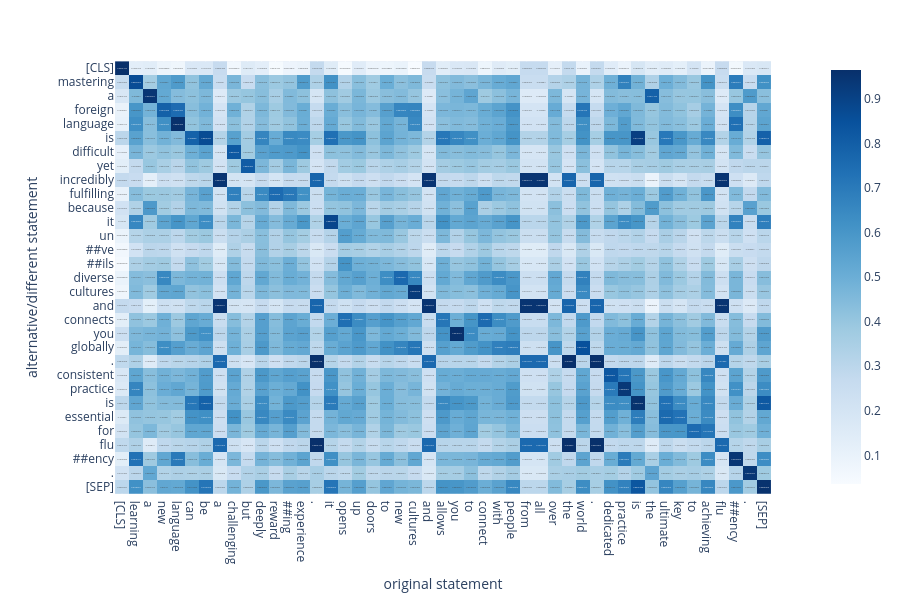

Source (notebook cell):
### Code cell
print(f"Precision: {precision:.4f}")
print(f"Recall: {recall:.4f}")
print(f'F1-Score: {f1_score:.4f}')

PX.displayConfusionMatrix(
    scorer.similarity(statement_similiar_word_count_different_2, statement_similiar_word_count_different_1).to('cpu'), 
    xaxes={'labels': scorer.encode_decode(statement_similiar_word_count_different_1), 'title': 'original statement'}, 
    yaxes={'labels': scorer.encode_decode(statement_similiar_word_count_different_2), 'title': 'alternative/different statement'}
)

### Figure 1 — Plotly figure (JSON) as saved in the notebook; plotly's stock layout.template omitted (floating-point values rounded to 4 significant figures; data arrays with more than 128 entries replaced by an {"elided": "..."} marker saying what was removed)
{"data": [{"coloraxis": "coloraxis", "hovertemplate": "x: %{x}<br>y: %{y}<br>color: %{z}<extra></extra>", "name": "0", "texttemplate": "%{z}", "type": "heatmap", "xaxis": "x", "yaxis": "y", "z": {"elided": "31x47 float values"}}], "layout": {"coloraxis": {"autocolorscale": false, "colorscale": [[0, "rgb(247,251,255)"], [0.125, "rgb(222,235,247)"], [0.25, "rgb(198,219,239)"], [0.375, "rgb(158,202,225)"], [0.5, "rgb(107,174,214)"], [0.625, "rgb(66,146,198)"], [0.75, "rgb(33,113,181)"], [0.875, "rgb(8,81,156)"], [1, "rgb(8,48,107)"]]}, "height": 600, "margin": {"t": 60}, "xaxis": {"anchor": "y", "constrain": "domain", "domain": [0, 1], "scaleanchor": "y", "tickmode": "array", "ticktext": ["[CLS]", "learning", "a", "new", "language", "can", "be", "a", "challenging", "but", "deeply", "reward", "##ing", "experience", ".", "it", "opens", "up", "doors", "to", "new", "cultures", "and", "allows", "you", "to", "connect", "with", "people", "from", "all", "over", "the", "world", ".", "dedicated", "practice", "is", "the", "ultimate", "key", "to", "achieving", "flu", "##ency", ".", "[SEP]"], "tickvals": [0, 1, 2, 3, 4, 5, 6, 7, 8, 9, 10, 11, 12, 13, 14, 15, 16, 17, 18, 19, 20, 21, 22, 23, 24, 25, 26, 27, 28, 29, 30, 31, 32, 33, 34, 35, 36, 37, 38, 39, 40, 41, 42, 43, 44, 45, 46], "title": {"text": "original statement"}}, "yaxis": {"anchor": "x", "autorange": "reversed", "constrain": "domain", "domain": [0, 1], "tickmode": "array", "ticktext": ["[CLS]", "mastering", "a", "foreign", "language", "is", "difficult", "yet", "incredibly", "fulfilling", "because", "it", "un", "##ve", "##ils", "diverse", "cultures", "and", "connects", "you", "globally", ".", "consistent", "practice", "is", "essential", "for", "flu", "##ency", ".", "[SEP]"], "tickvals": [0, 1, 2, 3, 4, 5, 6, 7, 8, 9, 10, 11, 12, 13, 14, 15, 16, 17, 18, 19, 20, 21, 22, 23, 24, 25, 26, 27, 28, 29, 30], "title": {"text": "alternative/different statement"}}}}
